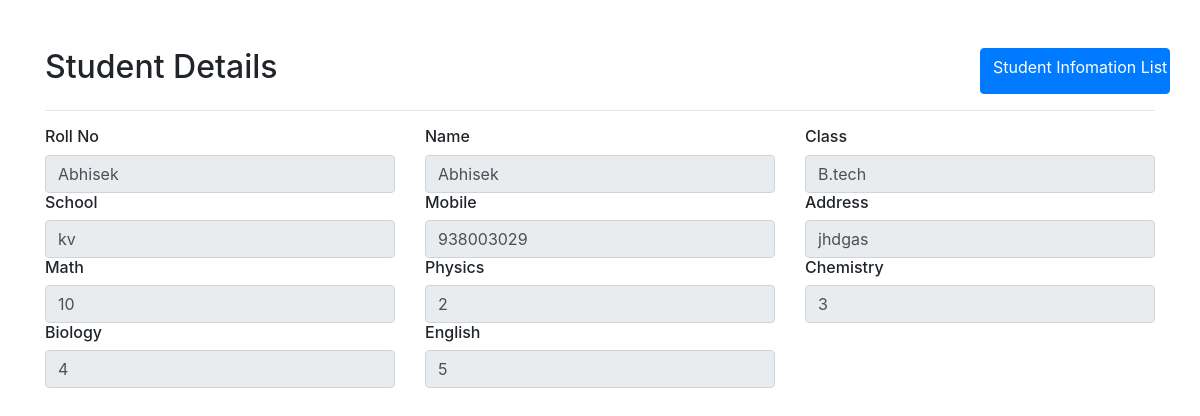
The page /details/1 on the database its author committed.
### enroll/models.py (models this page shows, shortened)
class StudentAcademics(models.Model):
    roll_no = models.ForeignKey(StudentInfo, on_delete=models.CASCADE, null=True, blank=True)
    math = models.IntegerField(default=0)
    physics = models.IntegerField(default=0)
    chemistry = models.IntegerField(default=0)
    biology = models.IntegerField(default=0)
    english = models.IntegerField(default=0)

class StudentInfo(models.Model):
    roll_no = models.IntegerField(primary_key=True)
    name = models.CharField(max_length=50)
    class_name = models.CharField(max_length=500)
    school = models.CharField(max_length=500)
    mobile = models.BigIntegerField()
    address = models.CharField(max_length=500)
    def __str__(self):
        return self.name

### enroll/views.py (the view)
# urls.py: path('details/<int:id>', views.view_details)
def view_details(request,id):
    context = {}
    stu_details = StudentAcademics.objects.get(roll_no__roll_no = id )
    context['stu_details'] = stu_details
    return render(request, 'details.html' , context)

### enroll/templates/details.html
{% extends 'base.html' %}
{% load crispy_forms_tags %}
{% block content %}
    <div class=" row d-flex justify-content-around mt-5">
        <h2 class="col-md-10">Student Details</h2>
    <a href="/" class="btn btn-primary col-md-2">Student Infomation List</a>
    </div>
    <hr mt-2>
    {% if  stu_details %}
        <div class="row">
            <div class="col-4">
                <h6>Roll No</h6>
                <input type="text", class="form-control" disabled value="{{stu_details.roll_no}}" >
            </div>
            <div class="col-4">
                <h6>Name</h6>
                <input type="text", class="form-control" disabled value="{{stu_details.roll_no.name}}" >
            </div>
            <div class="col-4">
                <h6>Class</h6>
                <input type="text", class="form-control" disabled value="{{stu_details.roll_no.class_name}}" >
            </div>
            <div class="col-4">
                <h6>School</h6>
                <input type="text", class="form-control" disabled value="{{stu_details.roll_no.school}}" >
            </div>
            <div class="col-4">
                <h6>Mobile</h6>
                <input type="text", class="form-control" disabled value="{{stu_details.roll_no.mobile}}" >
            </div>
            <div class="col-4">
                <h6>Address</h6>
                <input type="text", class="form-control" disabled value="{{stu_details.roll_no.address}}" >
            </div>
            <div class="col-4">
                <h6>Math</h6>
                <input type="text", class="form-control" disabled value="{{stu_details.math}}">
            </div>
            <div class="col-4">
                <h6>Physics</h6>
                <input type="text", class="form-control" disabled value="{{stu_details.physics}}">
            </div>
            <div class="col-4">
                <h6>Chemistry</h6>
                <input type="text", class="form-control" disabled value="{{stu_details.chemistry}}">
            </div>
            <div class="col-4">
                <h6>Biology</h6>
                <input type="text", class="form-control" disabled value="{{stu_details.biology}}">
            </div>
            <div class="col-4">
                <h6>English</h6>
                <input type="text", class="form-control" disabled value="{{stu_details.english}}">
            </div>
        </div>
    {% else %}
        <div>No student Found..</div>
    {% endif %}
{% endblock content %}

### rows shown on the page
StudentAcademics: roll_no "Abhisek", roll_no.name "Abhisek", roll_no.class_name "B.tech", roll_no.school "kv", roll_no.mobile "938003029", roll_no.address "jhdgas", math "10", physics "2", chemistry "3", biology "4", english "5"
